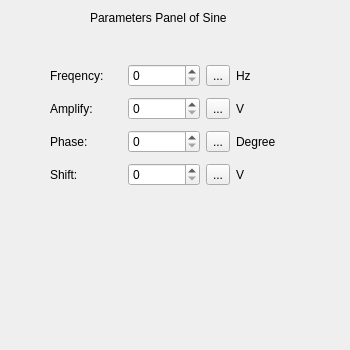
<?xml version="1.0" encoding="UTF-8"?>
<ui version="4.0">
 <class>sinPanel</class>
 <widget class="QWidget" name="sinPanel">
  <property name="geometry">
   <rect>
    <x>0</x>
    <y>0</y>
    <width>350</width>
    <height>350</height>
   </rect>
  </property>
  <property name="windowTitle">
   <string>Form</string>
  </property>
  <widget class="QLabel" name="label_10">
   <property name="geometry">
    <rect>
     <x>90</x>
     <y>10</y>
     <width>221</width>
     <height>16</height>
    </rect>
   </property>
   <property name="text">
    <string>Parameters Panel of Sine</string>
   </property>
  </widget>
  <widget class="QWidget" name="">
   <property name="geometry">
    <rect>
     <x>50</x>
     <y>60</y>
     <width>258</width>
     <height>132</height>
    </rect>
   </property>
   <layout class="QGridLayout" name="gridLayout">
    <item row="0" column="0">
     <widget class="QLabel" name="label">
      <property name="text">
       <string>Freqency:</string>
      </property>
     </widget>
    </item>
    <item row="0" column="1">
     <widget class="QSpinBox" name="spinFreq">
      <property name="maximum">
       <number>9999999</number>
      </property>
     </widget>
    </item>
    <item row="0" column="2">
     <widget class="QToolButton" name="toolButtonFreq">
      <property name="text">
       <string>...</string>
      </property>
     </widget>
    </item>
    <item row="0" column="3">
     <widget class="QLabel" name="label_2">
      <property name="text">
       <string>Hz</string>
      </property>
     </widget>
    </item>
    <item row="1" column="0">
     <widget class="QLabel" name="label_3">
      <property name="text">
       <string>Amplify:    </string>
      </property>
     </widget>
    </item>
    <item row="1" column="1">
     <widget class="QSpinBox" name="spinAmp">
      <property name="maximum">
       <number>9999999</number>
      </property>
     </widget>
    </item>
    <item row="1" column="2">
     <widget class="QToolButton" name="toolButtonAmp">
      <property name="text">
       <string>...</string>
      </property>
     </widget>
    </item>
    <item row="1" column="3">
     <widget class="QLabel" name="label_4">
      <property name="text">
       <string>V</string>
      </property>
     </widget>
    </item>
    <item row="2" column="0">
     <widget class="QLabel" name="label_5">
      <property name="text">
       <string>Phase:       </string>
      </property>
     </widget>
    </item>
    <item row="2" column="1">
     <widget class="QSpinBox" name="spinPhase">
      <property name="maximum">
       <number>9999999</number>
      </property>
     </widget>
    </item>
    <item row="2" column="2">
     <widget class="QToolButton" name="toolButtonPhase">
      <property name="text">
       <string>...</string>
      </property>
     </widget>
    </item>
    <item row="2" column="3">
     <widget class="QLabel" name="label_6">
      <property name="text">
       <string>Degree</string>
      </property>
     </widget>
    </item>
    <item row="3" column="0">
     <widget class="QLabel" name="label_7">
      <property name="text">
       <string>Shift:         </string>
      </property>
     </widget>
    </item>
    <item row="3" column="1">
     <widget class="QSpinBox" name="spinShift">
      <property name="maximum">
       <number>9999999</number>
      </property>
     </widget>
    </item>
    <item row="3" column="2">
     <widget class="QToolButton" name="toolButtonShift">
      <property name="text">
       <string>...</string>
      </property>
     </widget>
    </item>
    <item row="3" column="3">
     <widget class="QLabel" name="label_8">
      <property name="text">
       <string>V</string>
      </property>
     </widget>
    </item>
   </layout>
  </widget>
 </widget>
 <resources/>
 <connections/>
</ui>
